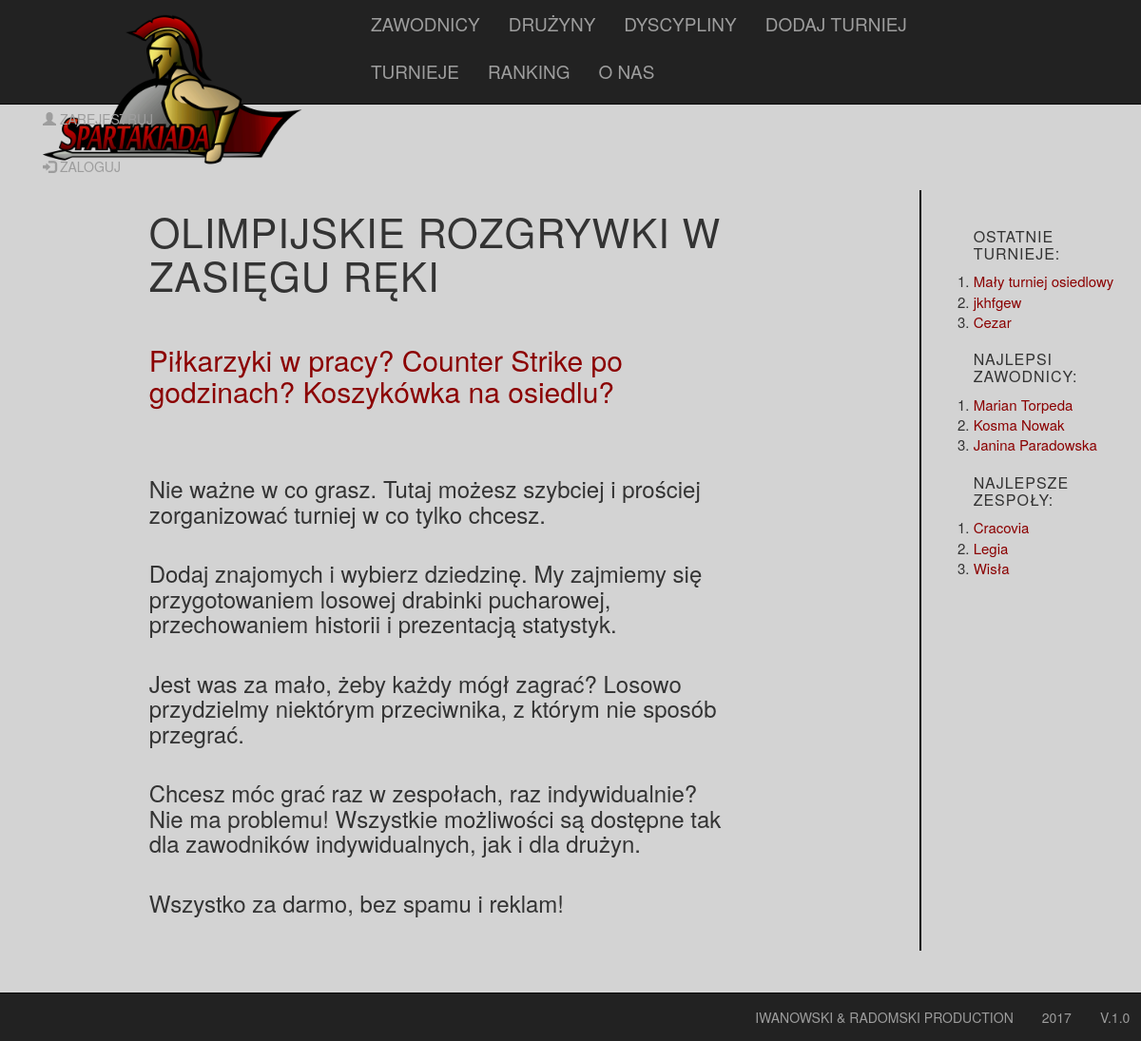
The page / on the database its author committed.
### spartakiada/models.py (models this page shows, shortened)
class Cup(models.Model):
    name = models.CharField(max_length=128)
    date = models.DateField()
    class Meta:
        unique_together = ("name", "date")
    def __str__(self):
        return '%s' % self.name

class PlayerCache(models.Model):
    partaker = models.ForeignKey(Partaker, default=None)
    won = models.IntegerField(null=True)
    played = models.IntegerField(null=True)
    tournament_won = models.IntegerField(null=True)
    tournament_second = models.IntegerField(null=True)
    tournament_participated = models.IntegerField(null=True)

class Partaker(models.Model):
    player = models.ForeignKey(Player, null=True)
    team = models.ForeignKey(Team, null=True)
    def __str__(self):
        if self.player:
            return self.player.name
        elif self.team:
            return self.team.name
        else:
            return "unknown partaker"

class Player(models.Model):
    name = models.CharField(max_length=128, unique=True)
    """
    Not perfect way to get players gender basing on their first name.
    Works only for polish names.
    """
    @property
    def gender(self):
        male_names = ["Bonawentura", "Kuba", "Kosma", "Attyla", "Barnaba", "Seba", "Dyzma", "Zawisza"]
        female_names = ["Miriam", "Nicole", "Noemi", "Beatrycze", "Nel"]
        name = self.name.partition(' ')[0]
        if name.endswith("a") and name not in male_names or name in female_names:
            return "F"
        else:
            return "M"

class Team(models.Model):
    name = models.CharField(max_length=128, unique=True)
    mates = models.ManyToManyField(Player, through='Member')

### spartakiada/views.py (the view)
# urls.py: url(r'^$', views.MenuView.as_view(),
class MenuView(View):
    def get(self, request):
        cup = Cup.objects.all().order_by("-date")
        players = best_players()
        teams = best_teams()
        ctx = {
            'cup': cup,
            'players': players,
            'teams': teams
        }
        return render(request, 'spartakiada/menu.html', ctx)

### spartakiada/views.py (called while the page is built)
def best_players():
    all = PlayerCache.objects.all().order_by("-tournament_won")
    players = []
    for player in all:
        if player.partaker.player:
            players.append(player)
    return players

def best_teams():
    all = PlayerCache.objects.all().order_by("-tournament_won")
    teams = []
    for team in all:
        if team.partaker.team:
            teams.append(team)
    return teams

### spartakiada/templates/spartakiada/menu.html
{% extends 'spartakiada/base.html' %}
{% block content %}
<div class="row" style="margin-left: 0px; margin-right: 0px; margin-top: 110px; height: 100%">
    <div class="col-sm-1"></div>
    <div class="col-sm-7">
        <h1 class="headtext" style="font-size: 3em;">
            Olimpijskie rozgrywki w zasięgu ręki
        </h1><br>
        <h2 class="maintext">
            Piłkarzyki w pracy? Counter Strike po godzinach? Koszykówka na osiedlu?
        </h2>
        <h3>
            <br><br>
            <p>Nie ważne w co grasz. Tutaj możesz szybciej i prościej zorganizować turniej w co tylko chcesz.</p><br>
            <p>Dodaj znajomych i wybierz dziedzinę. My zajmiemy się przygotowaniem losowej drabinki pucharowej,
                przechowaniem historii i prezentacją statystyk.</p><br>
            <p>Jest was za mało, żeby każdy mógł zagrać? Losowo przydzielmy niektórym przeciwnika, z&nbsp;którym nie
                sposób przegrać.</p><br>
            <p>Chcesz móc grać raz w zespołach, raz indywidualnie? Nie ma problemu! Wszystkie
                możliwości są dostępne tak dla zawodników indywidualnych, jak i dla drużyn.</p><br>
            <p>Wszystko za darmo, bez spamu i reklam!</p><br>
        </h3>
    </div>
    <div class="col-sm-2"></div>
    <div class="col-sm-2" style="height: 100vh; border-left: 2px solid #080808;">
        <br>
        <div class="affix">
        <ol><h3 class="headtext" style="font-size: 16px;">Ostatnie turnieje:</h3>
            <li style="font-size: 15px;"><a href="/cup/{{ cup.0.id }}" class="maintext" style="font-size: 15px;">{{ cup.0 }}</a></li>
            <li style="font-size: 15px;"><a href="/cup/{{ cup.1.id }}" class="maintext" style="font-size: 15px;">{{ cup.1 }}</a></li>
            <li style="font-size: 15px;"><a href="/cup/{{ cup.2.id }}" class="maintext" style="font-size: 15px;">{{ cup.2 }}</a></li>
        </ol>
        <ol><h3 class="headtext" style="font-size: 16px;">Najlepsi zawodnicy:</h3>
            <li style="font-size: 15px;"><a href="/player_details/{{ players.0.partaker.player.id }}" class="maintext" style="font-size: 15px;">{{ players.0.partaker }}</a></li>
            <li style="font-size: 15px;"><a href="/player_details/{{ players.1.partaker.player.id }}" class="maintext" style="font-size: 15px;">{{ players.1.partaker }}</a></li>
            <li style="font-size: 15px;"><a href="/player_details/{{ players.2.partaker.player.id }}" class="maintext" style="font-size: 15px;">{{ players.2.partaker }}</a></li>
        </ol>
        <ol><h3 class="headtext" style="font-size: 16px;">Najlepsze zespoły:</h3>
            <li style="font-size: 15px;"><a href="/team_details/{{ teams.0.partaker.team.id }}" class="maintext" style="font-size: 15px;">{{ teams.0.partaker }}</a></li>
            <li style="font-size: 15px;"><a href="/team_details/{{ teams.1.partaker.team.id }}" class="maintext" style="font-size: 15px;">{{ teams.1.partaker }}</a></li>
            <li style="font-size: 15px;"><a href="/team_details/{{ teams.2.partaker.team.id }}" class="maintext" style="font-size: 15px;">{{ teams.2.partaker }}</a></li>
        </ol>
        </div>
    </div>
</div>
{% endblock %}

### spartakiada/static/spartakiada/style.css (style rules this page uses)
body { background-color: grey; }
ol { font-size: 1.5em; }
.maintext { text-decoration: none; color: #8B0000; }
.headtext { letter-spacing: 1px; font-size: 2em; text-transform: uppercase; }

### rows shown on the page
Cup: name "Mały turniej osiedlowy"
Cup: name "jkhfgew"
Cup: name "Cezar"
PlayerCache: partaker.name "Marian Torpeda"
PlayerCache: partaker.name "Kosma Nowak"
PlayerCache: partaker.name "Janina Paradowska"
PlayerCache: partaker.name "Cracovia"
PlayerCache: partaker.name "Legia"
PlayerCache: partaker.name "Wisła"
